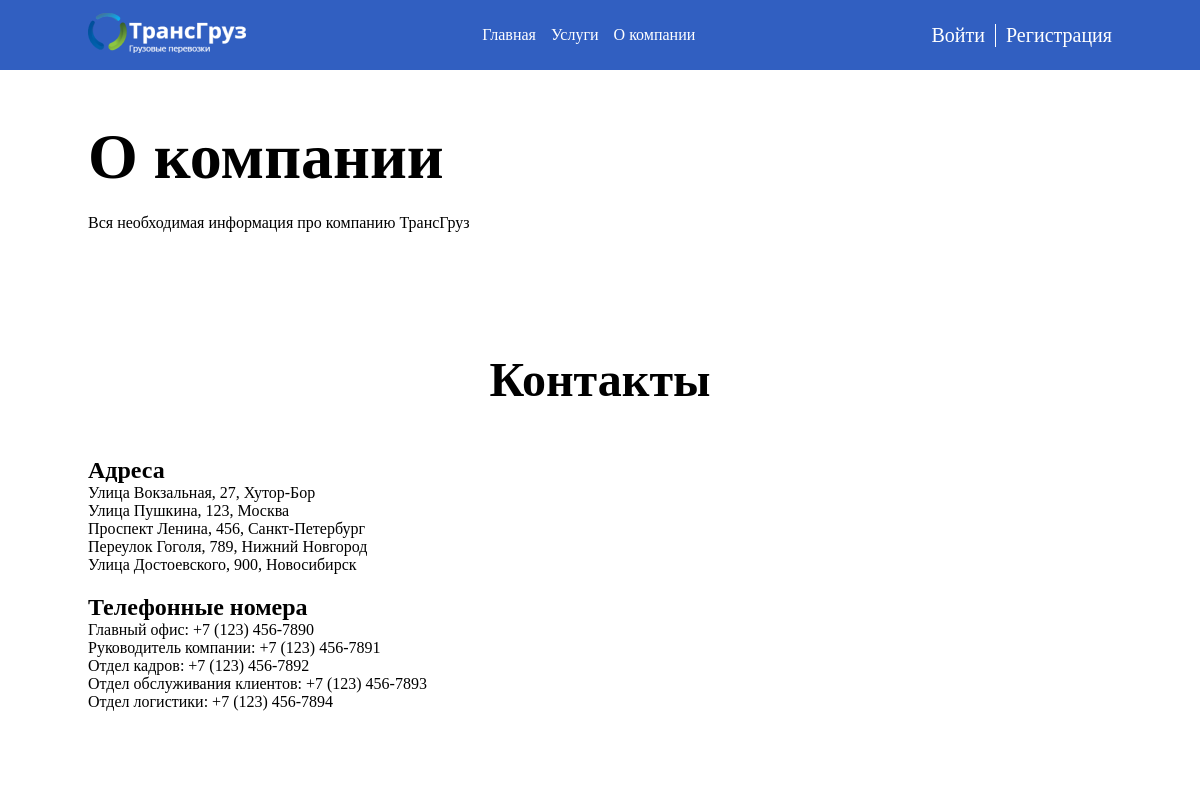
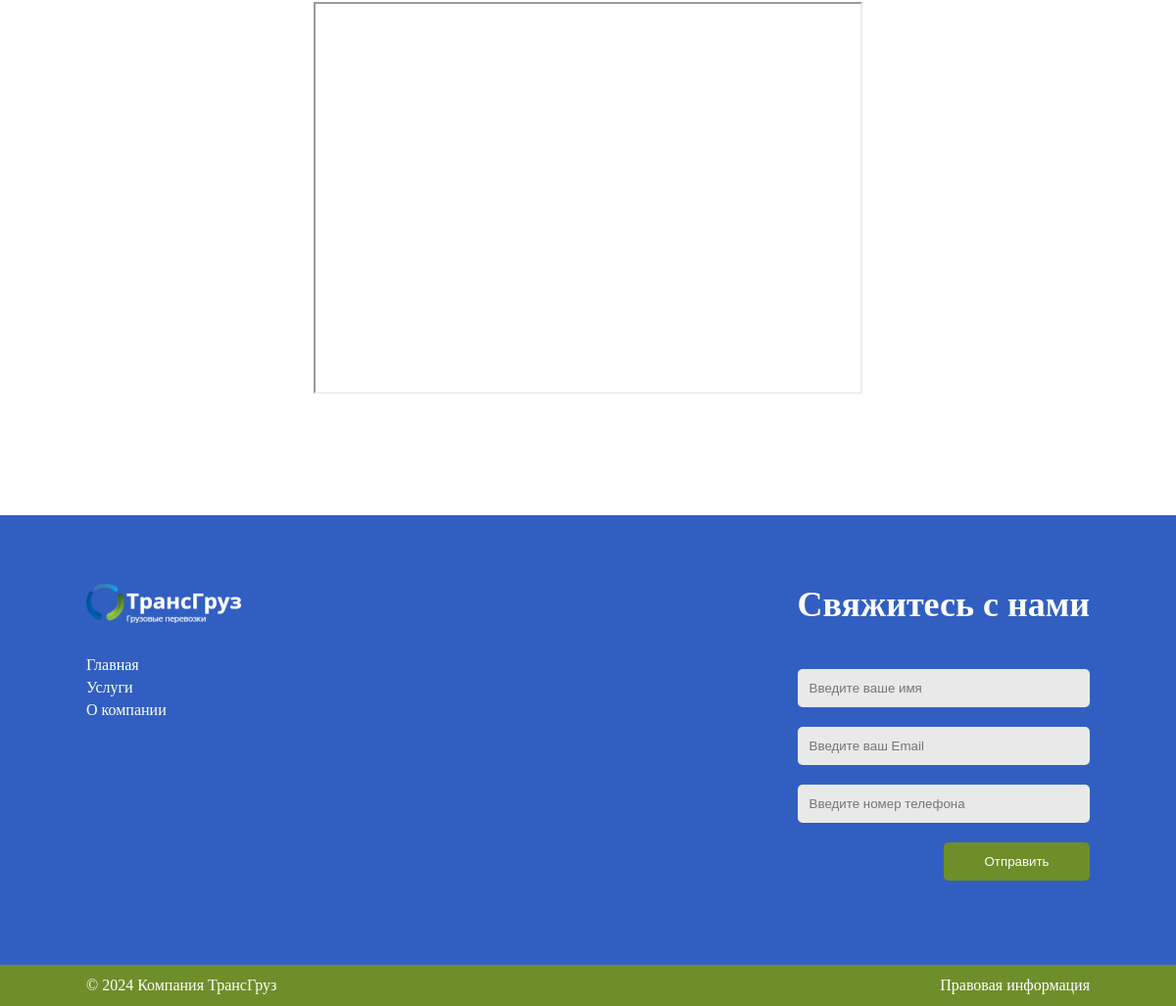
The page /company/ on the database its author committed (2 pictures, top to bottom).
### transportation/models.py (models this page shows)
class Menu(models.Model):
    name = models.CharField(max_length=60, verbose_name='Название')
    link = models.CharField(max_length=255, verbose_name='Ссылка')
    class Meta:
        verbose_name = 'Меню'
        verbose_name_plural = 'Меню'

### transportation/views.py (the view)
# urls.py: path('company/', views.company, name='company'),
def company(request):
    data = {
        'title': 'О компании',
        'menu_items': menu_items,
        'page_des': pages[1],
        'dt': dt
    }
    return render(request, "transportations/company.html", context=data)

### transportation/templates/transportations/company.html
{% extends 'base.html' %}
{% load static %}
{% block company-path %}
    <div class="main-page-wrapper">
        <div class="centring">
            {% include 'include/description-page.html' %}
            <div class="contacts-wrapper">
                <h2 class="title-block">Контакты</h2>
                <div class="contacts-block adress-block">
                    <h3 class="title-contact">Адреса</h3>
                    <ul class="list">
                        <li class="list-item">Улица Вокзальная, 27, Хутор-Бор</li>
                        <li class="list-item">Улица Пушкина, 123, Москва</li>
                        <li class="list-item">Проспект Ленина, 456, Санкт-Петербург</li>
                        <li class="list-item">Переулок Гоголя, 789, Нижний Новгород</li>
                        <li class="list-item">Улица Достоевского, 900, Новосибирск</li>
                    </ul>
                </div>
                <div class="contacts-block tel-block">
                    <h3 class="title-contact">Телефонные номера</h3>
                    <ul class="list">
                        <li class="list-item">Главный офис: +7 (123) 456-7890</li>
                        <li class="list-item">Руководитель компании: +7 (123) 456-7891</li>
                        <li class="list-item">Отдел кадров: +7 (123) 456-7892</li>
                        <li class="list-item">Отдел обслуживания клиентов: +7 (123) 456-7893</li>
                        <li class="list-item">Отдел логистики: +7 (123) 456-7894</li>
                    </ul>
                </div>
            </div>
            <div class="card-yandex">
                <div style="position:relative;overflow:hidden;">
                    <iframe src="https://yandex.ru/map-widget/v1/?ll=34.241004%2C53.112809&mode=whatshere&whatshere%5Bpoint%5D=34.240946%2C53.112833&whatshere%5Bzoom%5D=17&z=19.25" width="560" height="400" frameborder="1" allowfullscreen="true" style="position:relative;"></iframe>
                </div>
            </div>
        </div>
    </div>
{% endblock %}

### templates/base.html (shortened to what this page needs)
{% load static %}
<!DOCTYPE html>
<html lang="ru">
<head>
    <link rel="stylesheet" href="{% static 'transporations/style/index.css' %}">
    <link rel="stylesheet" href="{% static 'transporations/style/service.css' %}">
    <link rel="stylesheet" href="{% static 'transporations/style/company.css' %}">
    <link rel="stylesheet" href="{% static 'transporations/style/services.css' %}">
</head>
<body>
    <header class="header">
        <div class="top-header-wrapper">
            <div class="centring">
                <div class="top-header">
                    <div class="logo">
                        <a href="{% url 'home' %}"><img src="{% static 'transporations/images/logoza 1.png' %}"
                                                     alt="logo"></a>
                    </div>
                    <nav class="menu">
                        <ul class="list-menu">
                            {% for i in menu_items %}
                                <li class="list-item-menu">
                                    <a href="{% url i.link %}" class="link-menu">{{ i.name }}</a>
                                </li>
                            {% endfor %}
                        </ul>
                    </nav>
                    <div class="users-block">
                        {% if user.is_authenticated %}
                            {% if user.is_superuser %}
                                <a href="{% url 'admin:index' %}">{{ user.username }}</a>
                            {% else %}
                                <a href="{% url 'users:profile' %}">{{ user.username }}</a>
                            {% endif %}
                            <a href="{% url 'users:logout_user' %}">Выйти</a>
                        {% else %}
                            <a href="{% url 'users:login_user' %}">Войти</a>
                            <a href="{% url 'users:register_user' %}">Регистрация</a>
                        {% endif %}
                    </div>
                </div>
            </div>
        </div>
    </header>
    {% block company-path %}
    {% endblock %}
    <footer class="footer">
        <div class="footer-top-wrapper">
            <div class="centring">
                <div class="footer-top">
                    <div class="footer-left">
                        <div class="logo-footer">
                            <a href="{% url 'home' %}"><img src="{% static 'transporations/images/logoza 1.png' %}" alt="logo"></a>
                        </div>
                        <ul class="list-menu-footer">
                            {% for i in menu_items %}
                                <li class="item-list-menu">
                                    <a href="{% url i.link %}" class="link-menu">{{ i.name }}</a>
                                </li>
                            {% endfor %}
                        </ul>
                    </div>
                    <div class="footer-right">
                        <h3 class="title-block-form">Свяжитесь с нами</h3>
                        <div class="block-form" id="contact-form">
                            <form action="/success/" id="form" method="POST">
                                <input type="text" placeholder="Введите ваше имя" name="name">
                                <input type="email" placeholder="Введите ваш Email" name="email">
                                <input type="tel" placeholder="Введите номер телефона" name="tel">
                                <button type="submit">Отправить</button>
                            </form>
                        </div>
                    </div>
                </div>
            </div>
        </div>
        <div class="footer-bottom-wrapper">
            <div class="centring">
                <div class="footer-bottom">
                    <div class="company">© {{ dt.year }} Компания ТрансГруз</div>
                    <a href="{% url 'company' %}" class="info">Правовая информация</a>
                </div>
            </div>
        </div>
    </footer>
</body>
</html>

### transportation/static/transporations/style/index.css (style rules this page uses)
* { margin: 0; padding: 0; box-sizing: border-box; }
:root { --blue: #315FC1; --green: #6E8E2A; --white: #fff; --black: #000; --light-gray: #D9D9D9; --gray: #E9E9E9; --fz-title-parth: 4rem; --fz-very-big: 3rem; --fz-big: 2.25rem; --fz-normal: 1rem; --fw-regular: 400; --fw-bold: 700; }
html { height: 100%; }
body { display: grid; grid-template-rows: auto 1fr auto; height: 100%; }
a { color: inherit; text-decoration: none; }
button { cursor: pointer; }
input, button, textarea { border: none; outline: none; background: none; }
ul { list-style: none; }
.centring { max-width: 1274px; width: 100%; height: 100%; margin: 0 auto; }
.top-header-wrapper { background-color: var(--blue); padding: 13px 0; position: fixed; top: 0; left: 0; width: 100%; z-index: 1000; }
.top-header { display: flex; justify-content: space-between; align-items: center; color: var(--white); }
.list-menu { display: grid; grid-auto-flow: column; grid-gap: 15px; }
.footer { background: var(--blue); margin-top: 120px; color: var(--white); padding-top: 70px; }
.footer-top { display: flex; justify-content: space-between; }
.list-menu-footer { margin-top: 30px; }
.item-list-menu:not(:first-child) { margin-top: 5px; }
.footer-right { max-width: 363px; }
.title-block-form { text-align: right; font-size: var(--fz-big); font-weight: var(--fw-bold); }
.block-form form { display: flex; flex-direction: column; align-items: end; margin-top: 25px; }
.block-form input { padding: 12px; background: var(--gray); border-radius: 5px; width: 100%; }
.block-form input:not(:first-child) { margin-top: 20px; }
.block-form button { padding: 12px 32px; color: var(--white); background: var(--green); margin-top: 20px; width: 9.3125rem; border-radius: 5px; }
.footer-bottom-wrapper { margin-top: 86px; background: var(--green); }
.footer-bottom { display: flex; justify-content: space-between; padding: 12px 0; }
.users-block { display: flex; }
.users-block a { font-size: 20px; }
.users-block a:first-child { padding-right: 10px; border-right: 1px solid #fff; }
.users-block a:last-child { padding-left: 10px; }
@media screen and (max-width: 1300px) { .centring { max-width: 1024px; } }

### transportation/static/transporations/style/service.css (style rules this page uses)
.title-block { margin-bottom: 50px; }

### transportation/static/transporations/style/company.css (style rules this page uses)
.title-block { font-size: 48px; font-weight: 700; text-align: center; }
.contacts-wrapper { margin-top: 120px; }
.title-contact { font-size: 24px; font-weight: 700; }
.tel-block { margin-top: 20px; }
.card-yandex { display: flex; justify-content: center; margin-top: 80px; }

### transportation/static/transporations/style/services.css (style rules this page uses)
.main-page-wrapper { margin-top: 120px; }

### rows shown on the page
Menu: name "Главная"
Menu: name "Услуги"
Menu: name "О компании"

### other values the page prints
{{ page_des.title }} "О компании"
{{ page_des.description }} "Вся необходимая информация про компанию ТрансГруз"
{{ dt.year }} "2024"
